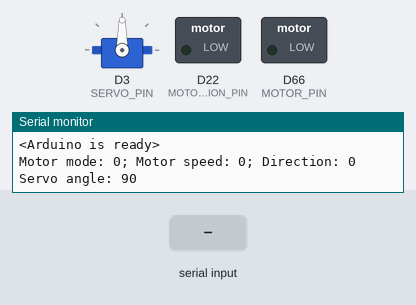
Bench run of a program on a simulated Arduino Due. Parts: servo, switched loads named in the program (green lamp = pin HIGH), the last lines printed to the serial monitor. The inputs (shaded band) are chosen by the test bench.

Above: at 1.2 s.
1.3 s: "30,150,10\n" received over the second serial link
At 2.7 s:
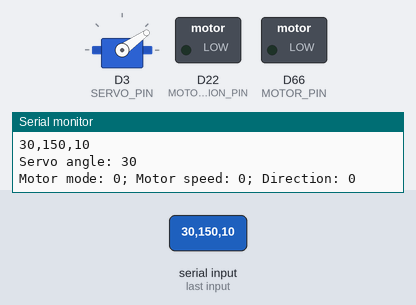
4.3 s: "200\n" received over Serial
At 4.6 s:
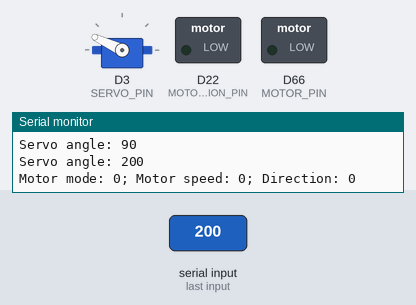
5.8 s: "90,45,200\n" received over Serial
At 6.3 s:
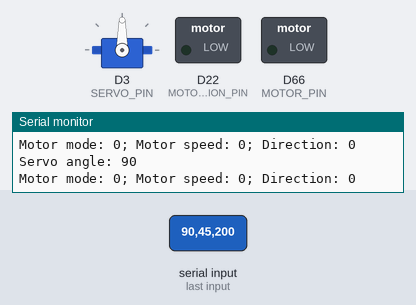
7.3 s: "30,150,10\n" received over Serial
At 8.5 s:
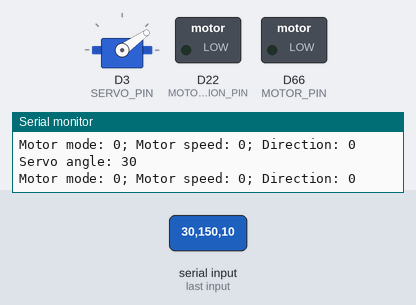
8.8 s: "90,45\n" received over the second serial link
At 10.1 s:
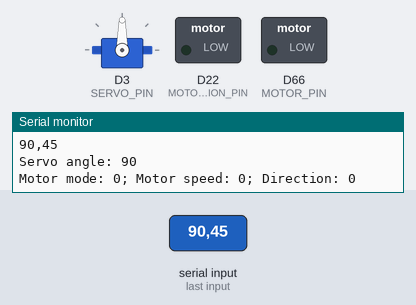
Timing chart, 0 to 11.8 s (numbered marks = the images above; inputs shaded):
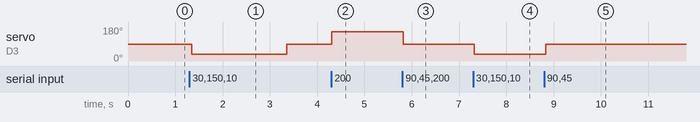

Measured:
- after the input at 1.3 s, servo on D3 (SERVO_PIN): 90° → 35° after 0.05 s, → 90° 2.0 s later
- after the input at 4.3 s, servo on D3 (SERVO_PIN): 90° → 155° at once
- after the input at 5.8 s, servo on D3 (SERVO_PIN): 155° → 90° at once
- after the input at 7.3 s, servo on D3 (SERVO_PIN): 90° → 35° at once
- after the input at 8.8 s, servo on D3 (SERVO_PIN): 35° → 90° at once

The program:

main.cpp
```cpp
#include <Arduino.h>
#include <cstring>
#include "Command.h"
#include "Bluetooth.h"

#define TIMEOUT 2000

Command g_command = Command();
Bluetooth g_bluetooth = Bluetooth();

long g_last_time = 0;

boolean g_reset = 0;

char g_uart_buffer[UART_BUFFER_SIZE];
char g_bluetooth_command[BLUETOOTH_BUFFER_SIZE];

void setup() {
    Serial.begin(9600);
    Serial3.begin(9600);

    Serial.println("<Arduino is ready>");

    g_command.Reset();
}

void loop() {
    if (g_command.Uart_Receive_Message(g_uart_buffer) == true) {
      g_command.Parse_Message(g_uart_buffer);

      g_command.Reset_Buffer(g_uart_buffer, sizeof(g_uart_buffer));
    }

    if (g_bluetooth.Bluetooth_Receive_Message(g_bluetooth_command) == true) {
      g_last_time = millis();
      g_reset = 0;

      g_command.Parse_Message(g_bluetooth_command);

      g_command.Reset_Buffer(g_bluetooth_command, sizeof(g_uart_buffer));
    }

    if ((millis() - g_last_time > TIMEOUT) && g_reset == 0) {
      g_command.Reset();

      g_reset = 1;
    }
}
```

Bluetooth.h
```cpp
#include <Arduino.h>

#define BLUETOOTH_BUFFER_SIZE 32
#define BLUETOOTH_DELIMITER '\n'

class Bluetooth {
    private:
        char bluetooth_receive_buffer[BLUETOOTH_BUFFER_SIZE];

    public:
        Bluetooth() {
            bluetooth_receive_buffer[0] = '\0';
        }

    boolean Bluetooth_Receive_Message(char *message) {
        uint8_t index = 0;
        char read_symbol;

        while (Serial3.available() > 0) {
            read_symbol = Serial3.read();

            Serial.print(read_symbol);

            delay(5);

            if (read_symbol == BLUETOOTH_DELIMITER) {
                bluetooth_receive_buffer[index] = '\0';
                strcpy(message, bluetooth_receive_buffer);

                Serial.println(message);

                return true;
            }

            if (read_symbol == '\n' || read_symbol == '\r') {
                continue;
            }

            bluetooth_receive_buffer[index] = read_symbol;
            index++;
        }

        return false;
    }
};
```

Command.h
```cpp
#include <Arduino.h>
#include <stdlib.h>
#include <cstring>
#include <string.h>
#include "Motor_Control.h"
#include "Servo_Control.h"

#define UART_BUFFER_SIZE 32
#define UART_DELIMITER '\n'
#define UART_SPLIT_TOKEN ";"

class Command {
    private:
      Motor_Control motor;
      Servo_Control servo;
      char uart_receive_buffer[UART_BUFFER_SIZE];

    public:
      Command() {
        uart_receive_buffer[0] = '\0';

        motor = Motor_Control();
        servo = Servo_Control();

        motor.Set_Mode(DEFAULT_MODE);
      }

      void Reset() {
        motor.Set_Speed(0, DEFAULT_DIRECTION);
        servo.Set_Angle(SERVO_DEFAULT_POSITION);
      }

      boolean Uart_Receive_Message(char *message) {
        uint8_t index = 0;
        char read_symbol;

        while (Serial.available() > 0) {
          read_symbol = Serial.read();
          delay(2);

          if (read_symbol == UART_DELIMITER) {
            uart_receive_buffer[index] = '\0';
            index = 0;

            strcpy(message, uart_receive_buffer);

            return true;
          }
            uart_receive_buffer[index] = read_symbol;
            index++;
          }

        return false;
      }

      boolean Reset_Buffer(char *buffer, size_t size) {
        memset(buffer, '\0', size);

        return true;
      }

      boolean Parse_Message(char *message) {
        char* token = strtok(message, UART_SPLIT_TOKEN);
        servo.Set_Angle(atoi(token));

        char* motor_speed = strtok(NULL, UART_SPLIT_TOKEN);

        char* motor_direction = strtok(NULL, UART_SPLIT_TOKEN);

        char* motor_mode = strtok(NULL, UART_SPLIT_TOKEN);

        char* motor_stop = strtok(NULL, UART_SPLIT_TOKEN);

        if (atoi(motor_stop) == 1) {
          motor.Set_Speed(0, atoi(motor_direction));

          Serial.println("Motor stopped");

          return true;
        }

        if (motor.Get_Direction() != atoi(motor_direction)) {
          motor.Set_Mode(atoi(motor_mode));
          motor.Set_Speed(0, atoi(motor_direction));

          delay(1000);

          motor.Set_Speed(atoi(motor_speed), atoi(motor_direction));

          return true;
        }

        motor.Set_Mode(atoi(motor_mode));
        motor.Set_Speed(atoi(motor_speed), atoi(motor_direction));

        return true;
      }
};
```

Motor_Control.h
```cpp
#include <Arduino.h>

#define MOTOR_PIN 66
#define MOTOR_DIRECTION_PIN 22

#define DEFAULT_DIRECTION 0
#define DEFAULT_MODE 0

#define SLOW_MODE_MULTIPLIER 0.5
#define MAX_SPEED 180

class Motor_Control{
    private:
        uint8_t motor_mode = DEFAULT_MODE;
        uint8_t motor_direction = DEFAULT_DIRECTION;
    public:

    Motor_Control() {
        pinMode(MOTOR_DIRECTION_PIN, OUTPUT);
    }

    void Set_Speed(uint8_t speed, uint8_t direction){
        int normalized_speed = Calculate_Motor_Speed(speed);

        Serial.print("Motor mode: ");
        Serial.print(motor_mode);
        Serial.print("; Motor speed: ");
        Serial.print(normalized_speed);
        Serial.print("; Direction: ");
        Serial.println(direction);

        motor_direction = direction;

        digitalWrite(MOTOR_DIRECTION_PIN, direction);
        analogWrite(MOTOR_PIN, normalized_speed);
    }

    int Calculate_Motor_Speed(int percentage) {
        if (motor_mode == 1) {
            percentage = percentage * SLOW_MODE_MULTIPLIER;
        }

        if (percentage <= 2) return 0;
            if (percentage >= 100) return MAX_SPEED;
                int speed = 100 + (percentage * (MAX_SPEED - 91)) / 100;
                return speed;
    }

    void Set_Mode(uint8_t mode) {
        motor_mode = mode;
    }

    uint8_t Get_Direction() {
        return motor_direction;
    }
};
```

Servo_Control.h
```cpp
#include <Arduino.h>
#include <Servo.h>

#define SERVO_PIN 3

#define SERVO_DEFAULT_POSITION 90
#define MAX_ANGLE 155
#define MIN_ANGLE 35

class Servo_Control {
    private:
        Servo myServo;
        int servo_angle = 0;
    public:

    Servo_Control() {
        myServo.attach(SERVO_PIN);
        myServo.write(SERVO_DEFAULT_POSITION);
    }

    int Get_Angle(){
        return servo_angle;
    }

    void Set_Angle(int servo_angle2){
        Serial.print("Servo angle: ");
        Serial.println(servo_angle2);

        servo_angle = constrain(servo_angle2, MIN_ANGLE, MAX_ANGLE);

        myServo.write(servo_angle);

        delay(15);
    }
};
```
